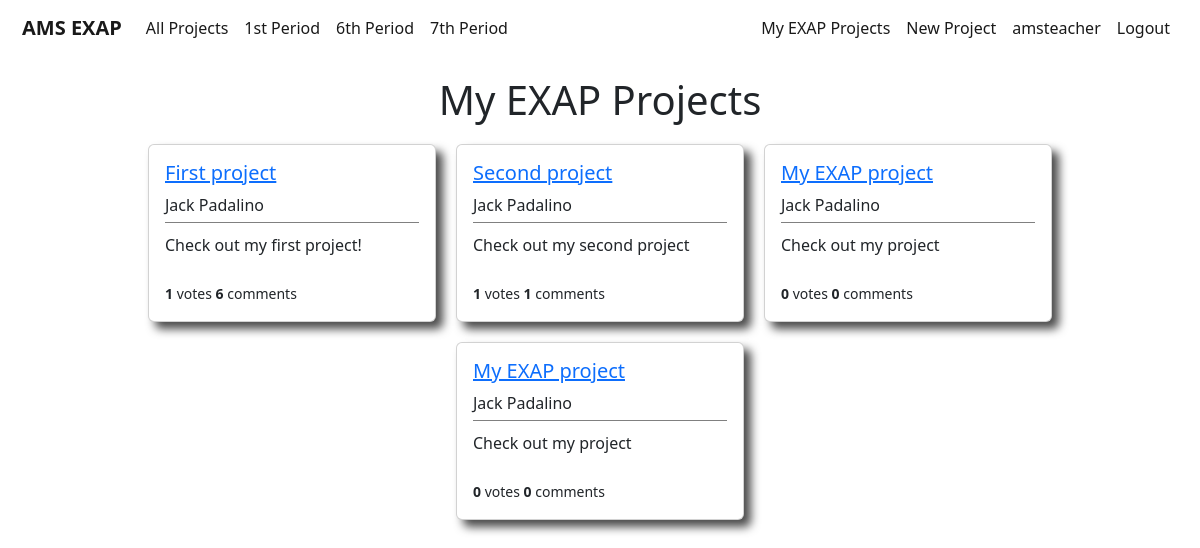
The app's page /users/myprojects/1/ (signed in), older data.
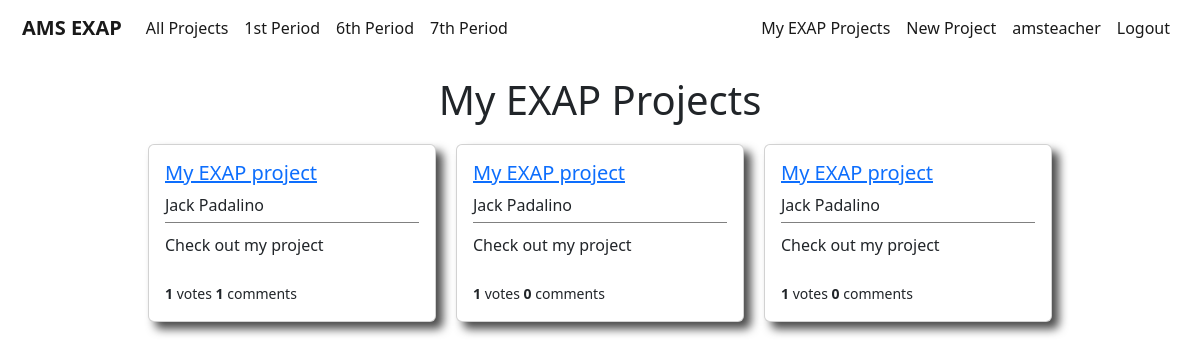
The same page, newer data.
### users/models.py (models this page shows, shortened)
class Project(models.Model):
    student = models.ForeignKey(User,on_delete=models.CASCADE)
    period = models.IntegerField(choices=periods,default=1)
    liked = models.ManyToManyField(User,default=None,blank=True,related_name='likes')
    title = models.CharField(max_length=50,default='My EXAP project')
    blurb = models.CharField(max_length=100,default='Check out my project')
    description = models.TextField(default="I haven't written my project description yet, but trust me it will be awesome!")

### users/views.py (the view)
# urls.py: path('myprojects/<int:user_id>/',MyProjectsListView.as_view(),name='users-myprojects'),
class MyProjectsListView(LoginRequiredMixin,ListView):
    model = Project
    template_name = 'users/myprojects.html'
    context_object_name = 'projects'
    def get_queryset(self):
        user = get_object_or_404(User,id=self.kwargs.get('user_id'))
        projects = Project.objects.filter(student=user)
        return projects

### users/templates/users/myprojects.html
{% extends 'main/base.html' %}
{% block content %}
<div class='page-title'>
    <h1>My EXAP Projects</h1>
</div>
{% if user.is_authenticated %}
    <div class='container'>
        {% for project in projects %}
            <div class="card project-card" style="width: 18rem;">
                <div class="card-body project-card-body">
                    <h5><a class="article-title" href="{% url 'project-details' project.pk %}">{{ project.title }}</a></h5>
                    <h8 class="card-title project-card-student">{{ project.student.first_name }} {{ project.student.last_name }}</h8>
                    <div class='project-card-blurb'>
                        <p class="card-text project-card-text">{{ project.blurb }}</p>
                    </div>
                    <br>
                    <small><b>{{ project.liked.all.count }}</b> votes <b>{{ project.comments.all.count }}</b> comments</small>
                </div>
            </div>
        {% endfor %}
    </div>
{% endif %}
{% endblock content %}

Row changes from the older to the newer data that the page shows:
removed Project: title "First project", student.first_name "Jack", student.last_name "Padalino", blurb "Check out my first project!", liked.all.count "1", comments.all.count "6"
removed Project: title "Second project", student.first_name "Jack", student.last_name "Padalino", blurb "Check out my second project", liked.all.count "1", comments.all.count "1"
removed Project: title "My EXAP project", student.first_name "Jack", student.last_name "Padalino", blurb "Check out my project", liked.all.count "0", comments.all.count "0"
removed Project: title "My EXAP project", student.first_name "Jack", student.last_name "Padalino", blurb "Check out my project", liked.all.count "0", comments.all.count "0"
added Project: title "My EXAP project", student.first_name "Jack", student.last_name "Padalino", blurb "Check out my project", liked.all.count "1", comments.all.count "1"
added Project: title "My EXAP project", student.first_name "Jack", student.last_name "Padalino", blurb "Check out my project", liked.all.count "1", comments.all.count "0"
added Project: title "My EXAP project", student.first_name "Jack", student.last_name "Padalino", blurb "Check out my project", liked.all.count "1", comments.all.count "0"
